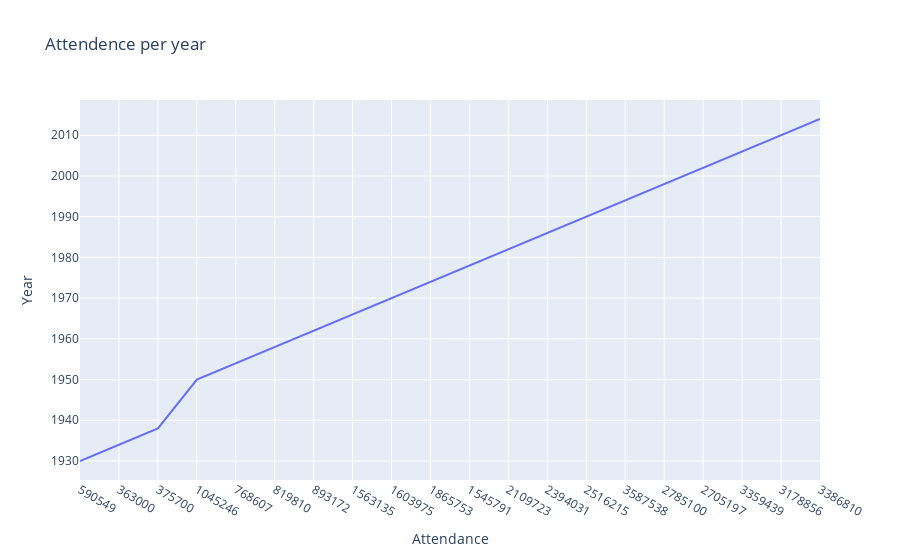

The cell this chart's notebook holds for it:
### Code cell
import plotly.express as px
fig = px.line(wc2, y ='Year', x ='Attendance',title='Attendence per year')
fig.show()

### Figure 1 — Plotly figure (JSON) as saved in the notebook; plotly's stock layout.template omitted (floating-point values rounded to 4 significant figures)
{"data": [{"hovertemplate": "Attendance=%{x}<br>Year=%{y}<extra></extra>", "legendgroup": "", "line": {"color": "#636efa", "dash": "solid"}, "marker": {"symbol": "circle"}, "mode": "lines", "name": "", "orientation": "v", "showlegend": false, "type": "scatter", "x": ["590549", "363000", "375700", "1045246", "768607", "819810", "893172", "1563135", "1603975", "1865753", "1545791", "2109723", "2394031", "2516215", "3587538", "2785100", "2705197", "3359439", "3178856", "3386810"], "xaxis": "x", "y": [1930, 1934, 1938, 1950, 1954, 1958, 1962, 1966, 1970, 1974, 1978, 1982, 1986, 1990, 1994, 1998, 2002, 2006, 2010, 2014], "yaxis": "y"}], "layout": {"legend": {"tracegroupgap": 0}, "title": {"text": "Attendence per year"}, "xaxis": {"anchor": "y", "domain": [0, 1], "title": {"text": "Attendance"}}, "yaxis": {"anchor": "x", "domain": [0, 1], "title": {"text": "Year"}}}}
